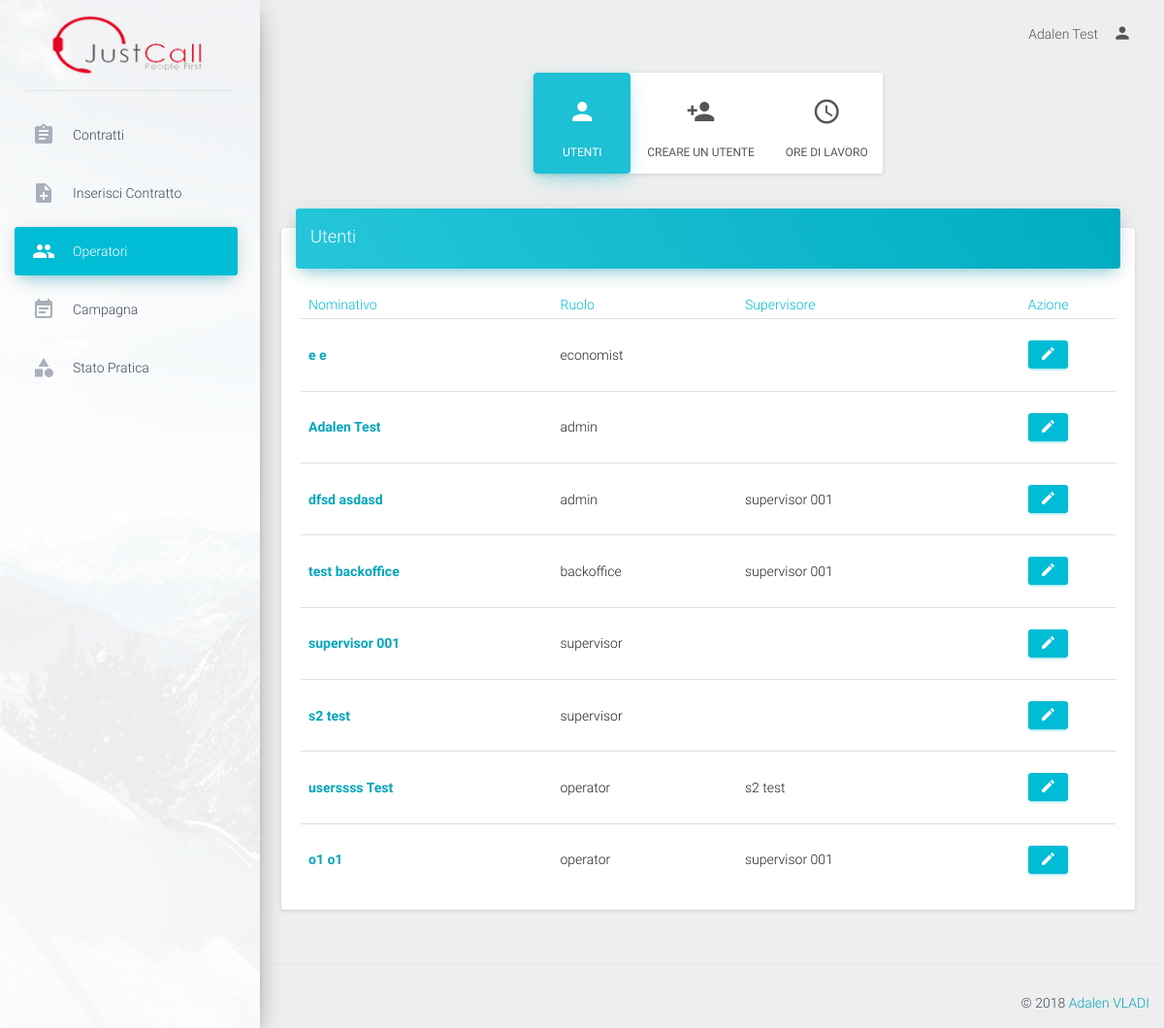
Page /admin/users (signed in) on the committed database.
### tables this page shows
CREATE TABLE IF NOT EXISTS `users` (
  `user_id` int(11) NOT NULL AUTO_INCREMENT,
  `username` varchar(50) NOT NULL,
  `password` text NOT NULL,
  `first_name` varchar(50) NOT NULL,
  `last_name` varchar(50) NOT NULL,
  `role` enum('operator','supervisor','backoffice','admin','economist') NOT NULL DEFAULT 'operator',
  `supervisor` int(11) NOT NULL COMMENT 'user_id',
  PRIMARY KEY (`user_id`),
  KEY `user_id` (`user_id`)
);

### public/index.php (called while the page is built, shortened)
<?php
require APP . 'core/controller.php';
$app = new Application();

### application/core/controller.php (called while the page is built, shortened)
<?php
class Controller
{
    public $db = null;
    private function openDatabaseConnection()
    {
        $options = array(PDO::ATTR_DEFAULT_FETCH_MODE => PDO::FETCH_OBJ, PDO::ATTR_ERRMODE => PDO::ERRMODE_WARNING);
        $this->db = new PDO(DB_TYPE . ':host=' . DB_HOST . ';dbname=' . DB_NAME . ';charset=' . DB_CHARSET, DB_USER, DB_PASS, $options);
    }
    public function loadModel()
    {
        if (isset($_SESSION['role'])) {
            switch ($_SESSION['role']) {
                case 'admin':
                    require APP . 'model/admin.php';
                    break;
            }
        }else{
            require APP . 'model/model.php';
        }
        $this->model = new Model($this->db);
    }
}

### application/model/admin.php (called while the page is built, shortened)
<?php
class Model
{
    function __construct($db)
    {
        try {
            $this->db = $db;
        } catch (PDOException $e) {
            exit('Database connection could not be established.');
        }
    }
    public function getUsers(){
        $sql="SELECT * FROM users ORDER BY role DESC";
        $query=$this->db->prepare($sql);
        $query->execute();
        return $query->fetchAll();
    }
    public function getSupervisorByOperator($user_id){
        $sql="SELECT * FROM users where user_id= :user_id LIMIT 1";
        $query=$this->db->prepare($sql);
        $query->execute(array(':user_id' =>$user_id));
        $supervisor=$query->fetch();
        if ($supervisor) {
            return $supervisor->first_name.' '.$supervisor->last_name;
        }else{
            return '';
        }
    }
}

### application/view/admin/users.php (the view, shortened to what this page needs)
<div class="content" style="margin-top: 20px;">
    <div class="container-fluid">
        <div class="row">
            <div class="col-md-3 ml-auto mr-auto text-center"></div>
            <div class="col-md-6 ml-auto mr-auto text-center">
                <ul style="max-width: fit-content;" class="max-width: fit-content; card nav nav-pills nav-pills-warning nav-pills-icons justify-content-center" role="tablist">
                    <li class="nav-item active">
                          <a class="nav-link" href="" role="tablist">
                              <i class="material-icons">person</i>
                              Utenti
                          </a>
                    </li>
                    <li class="nav-item">
                        <a class="nav-link" href="createUser" role="tablist">
                            <i class="material-icons">person_add</i>
                            Creare un utente
                        </a>
                    </li>
                    <li class="nav-item">
                        <a class="nav-link" href="users/workhours/<?=date('Y-m');?>" role="tablist">
                            <i class="material-icons">access_time</i>
                            Ore di Lavoro
                        </a>
                    </li>
                </ul>
            </div>
            <div class="col-md-3 ml-auto mr-auto text-center"></div>
        </div>
        <div class="row">
            <div class="col-md-12">
                <div class="card">
                    <div class="card-header" data-background-color="blue">
                        <h4 class="title">Utenti</h4>
                    </div>
                    <div class="card-content table-responsive">
                        <table class="table">
                            <thead class="text-info">
                                <th>Nominativo</th>
                                <th>Ruolo</th>
                                <th>Supervisore</th>
                                <th><center>Azione</center></th>
                            </thead>
                            <tbody>
                                <?php
                                    $output='';
                                    foreach ($users as $user) {
                                        $output.='<tr>
                                                    <td><a class="user_name_l" href="viewUser/'.$user->user_id.'">'.$user->first_name.' '.$user->last_name.'</a></td>
                                                    <td>'.$user->role.'</td>
                                                    <td>'.$this->model->getSupervisorByOperator($user->supervisor).'</td>
                                                    <td><center><a type="button" rel="tooltip" class="btn btn-info user_l" href="'.URL.$_SESSION['role'].'/editUser/'.$user->user_id.'" ><i class="material-icons">edit</i></a></center></td>
                                                </tr>';
                                    }
                                    echo $output;
                                 ?>
                            </tbody>
                        </table>
                    </div>
                </div>
            </div>
        </div>
    </div>
</div>

### public/assets/css/demo.css (style rules this page uses)
.user_l { padding: 6px 12px !important; }
.user_name_l { font-weight: bold; }

### rows in the picture
users: first_name "e", last_name "e", role "economist"
users: first_name "Adalen", last_name "Test", role "admin"
users: first_name "dfsd", last_name "asdasd", role "admin", supervisor "supervisor 001"
users: first_name "test", last_name "backoffice", role "backoffice", supervisor "supervisor 001"
users: first_name "supervisor", last_name "001", role "supervisor"
users: first_name "s2", last_name "test", role "supervisor"
users: first_name "userssss", last_name "Test", role "operator", supervisor "s2 test"
users: first_name "o1", last_name "o1", role "operator", supervisor "supervisor 001"

### other values in the picture
$_SESSION['full_name'] "Adalen Test"
